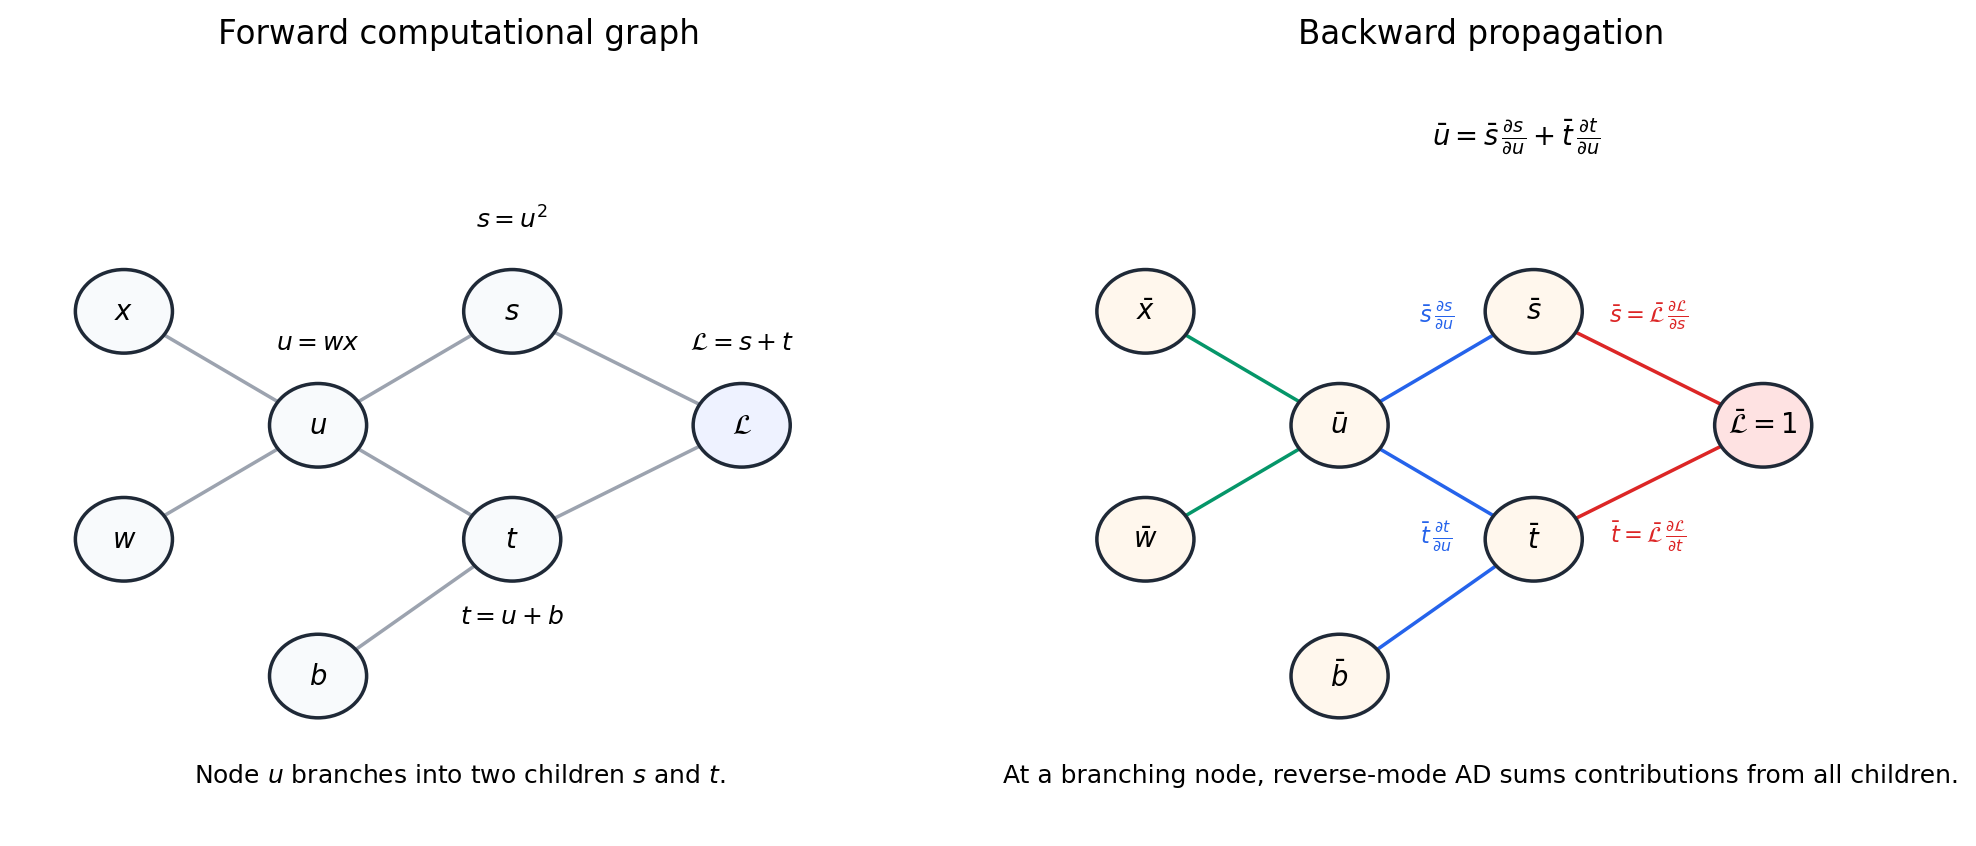

Source code (Python):
from pathlib import Path

import matplotlib.pyplot as plt


def draw_node(ax, xy, label, facecolor="#f8fafc"):
    x, y = xy
    circle = plt.Circle((x, y), 0.055, facecolor=facecolor, edgecolor="#1f2937", linewidth=1.4, zorder=3)
    ax.add_patch(circle)
    ax.text(x, y, label, ha="center", va="center", fontsize=11, zorder=4)


def draw_arrow(ax, src, dst, color="#9ca3af", lw=1.4, text=None, text_offset=(0, 0)):
    ax.annotate(
        "",
        xy=dst,
        xytext=src,
        arrowprops={"arrowstyle": "->", "color": color, "linewidth": lw},
        zorder=1,
    )
    if text is not None:
        xm = 0.5 * (src[0] + dst[0]) + text_offset[0]
        ym = 0.5 * (src[1] + dst[1]) + text_offset[1]
        ax.text(xm, ym, text, fontsize=9, color=color, ha="center", va="center")


def main() -> None:
    out_path = Path(__file__).resolve().with_name("computational_graph_backprop.png")

    fig, axes = plt.subplots(1, 2, figsize=(11.5, 4.8))

    for ax in axes:
        ax.set_xlim(0, 1)
        ax.set_ylim(0, 1)
        ax.axis("off")

    # Left: forward graph with a branching variable.
    ax = axes[0]
    ax.set_title("Forward computational graph", fontsize=13, pad=10)

    nodes = {
        "x": (0.12, 0.68),
        "w": (0.12, 0.38),
        "u": (0.34, 0.53),
        "b": (0.34, 0.20),
        "s": (0.56, 0.68),
        "t": (0.56, 0.38),
        "L": (0.82, 0.53),
    }

    draw_node(ax, nodes["x"], "$x$")
    draw_node(ax, nodes["w"], "$w$")
    draw_node(ax, nodes["u"], "$u$")
    draw_node(ax, nodes["b"], "$b$")
    draw_node(ax, nodes["s"], "$s$")
    draw_node(ax, nodes["t"], "$t$")
    draw_node(ax, nodes["L"], "$\\mathcal{L}$", facecolor="#eef2ff")

    draw_arrow(ax, nodes["x"], nodes["u"])
    draw_arrow(ax, nodes["w"], nodes["u"])
    draw_arrow(ax, nodes["u"], nodes["s"])
    draw_arrow(ax, nodes["u"], nodes["t"])
    draw_arrow(ax, nodes["b"], nodes["t"])
    draw_arrow(ax, nodes["s"], nodes["L"])
    draw_arrow(ax, nodes["t"], nodes["L"])

    ax.text(0.34, 0.63, "$u = wx$", fontsize=10, ha="center")
    ax.text(0.56, 0.79, "$s = u^2$", fontsize=10, ha="center")
    ax.text(0.56, 0.27, "$t = u + b$", fontsize=10, ha="center")
    ax.text(0.82, 0.63, "$\\mathcal{L} = s + t$", fontsize=10, ha="center")
    ax.text(0.5, 0.06, "Node $u$ branches into two children $s$ and $t$.", ha="center", fontsize=10)

    # Right: reverse-mode accumulation.
    ax = axes[1]
    ax.set_title("Backward propagation", fontsize=13, pad=10)

    for key, xy in nodes.items():
        label = {
            "x": "$\\bar x$",
            "w": "$\\bar w$",
            "u": "$\\bar u$",
            "b": "$\\bar b$",
            "s": "$\\bar s$",
            "t": "$\\bar t$",
            "L": "$\\bar{\\mathcal{L}}=1$",
        }[key]
        draw_node(ax, xy, label, facecolor="#fff7ed" if key != "L" else "#fee2e2")

    draw_arrow(ax, nodes["L"], nodes["s"], color="#dc2626", text="$\\bar s = \\bar{\\mathcal{L}}\\, \\frac{\\partial \\mathcal{L}}{\\partial s}$", text_offset=(0.0, 0.07))
    draw_arrow(ax, nodes["L"], nodes["t"], color="#dc2626", text="$\\bar t = \\bar{\\mathcal{L}}\\, \\frac{\\partial \\mathcal{L}}{\\partial t}$", text_offset=(0.0, -0.07))
    draw_arrow(ax, nodes["s"], nodes["u"], color="#2563eb", text="$\\bar s\\, \\frac{\\partial s}{\\partial u}$", text_offset=(0.0, 0.07))
    draw_arrow(ax, nodes["t"], nodes["u"], color="#2563eb", text="$\\bar t\\, \\frac{\\partial t}{\\partial u}$", text_offset=(0.0, -0.07))
    draw_arrow(ax, nodes["t"], nodes["b"], color="#2563eb")
    draw_arrow(ax, nodes["u"], nodes["x"], color="#059669")
    draw_arrow(ax, nodes["u"], nodes["w"], color="#059669")

    ax.text(
        0.54,
        0.9,
        "$\\bar u = \\bar s\\,\\frac{\\partial s}{\\partial u} + \\bar t\\,\\frac{\\partial t}{\\partial u}$",
        fontsize=11,
        ha="center",
    )
    ax.text(0.5, 0.06, "At a branching node, reverse-mode AD sums contributions from all children.", ha="center", fontsize=10)

    fig.tight_layout()
    fig.savefig(out_path, dpi=180, bbox_inches="tight")


if __name__ == "__main__":
    main()
